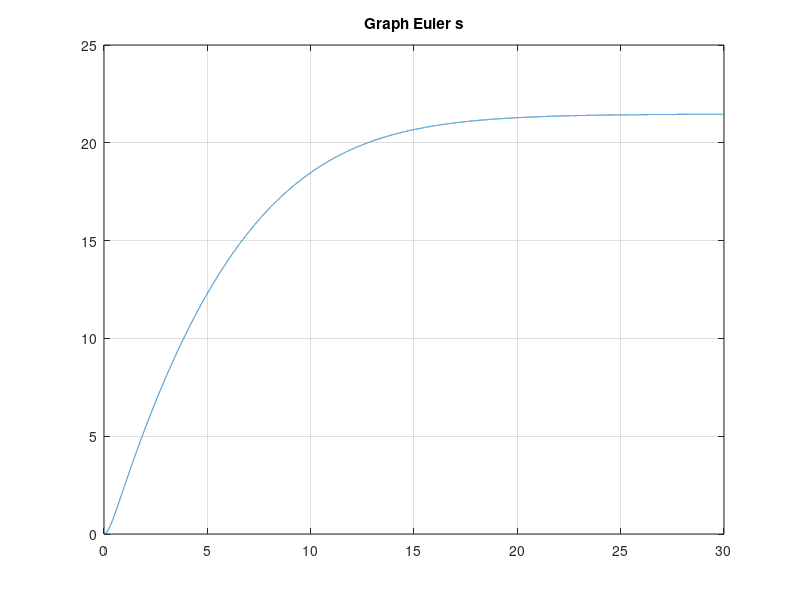
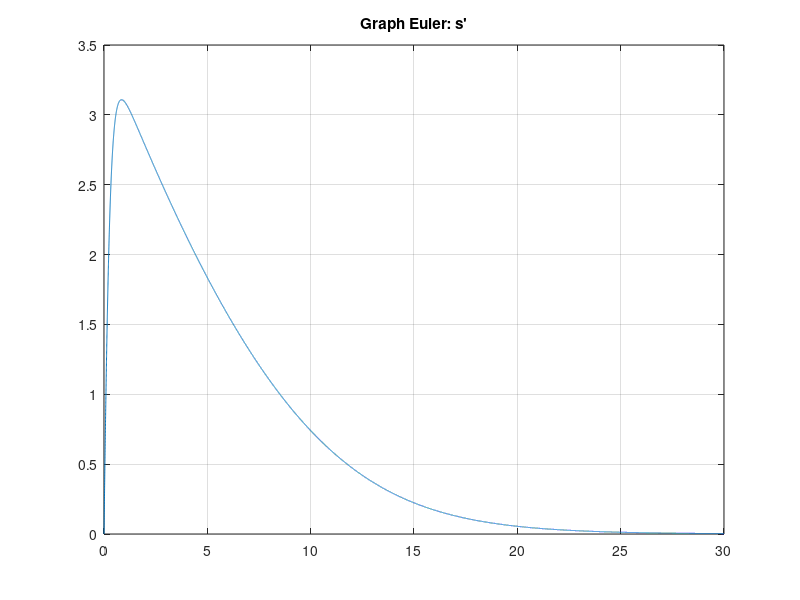
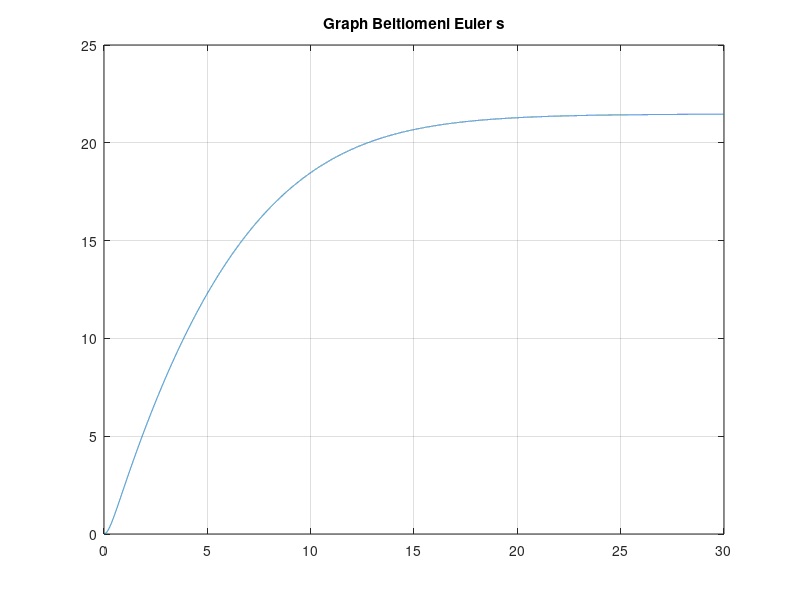
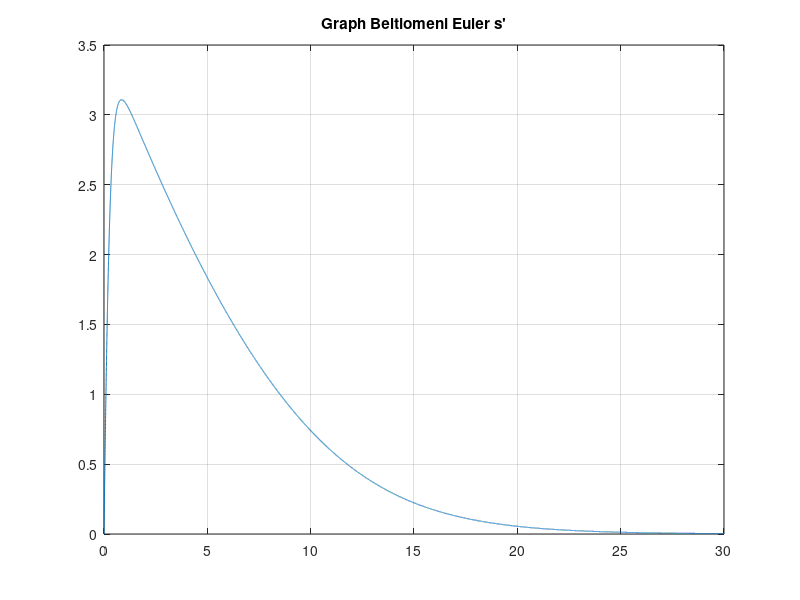

These figures' MATLAB source, in order:
clear all;


m=9;%kg
d=1;%metres
Iz=0.38;%kg*m^2

AM=4294;  

f1= AM/7000; 
f2= AM/7000; % sthn 1h periptwsh efarmosthke gia f2=AM/7000 enw sthn 2h periptwsh efarmozoume gia f2=AM/8000

btheta=5-(AM/5000);

Kps=5;
Kds=15 + AM/1000;
s0=0;
sdes=AM/200;

th0=0;

bs=3+(AM/5000);





h=0.001;
t=0:h:30;  

Z1=@(t,x,y) (y);
N2=@(t,x,y) (((Kps*(sdes-x)-Kds*y)-bs*abs(y)*y)/m);

i0=0

%Aplh Methodos tou Euler
%Dino Arkikes times 
x1(1) = s0;
y1(1) = th0;

i=length(t);

for n=1:i-1
    x1(n+1)=x1(n)+h*Z1(t(n),x1(n),y1(n));
    y1(n+1)=y1(n)+h*N2(t(n),x1(n),y1(n));
end

figure;
plot(t,x1)
grid
title('Graph Euler s');

figure;
plot(t,y1)
grid
title("Graph Euler: s'")


%Beltiomeni Methodo tou Euler
%Dino arxikes times sthn beltiomeni tou euler
x2(1)=s0;
y2(1)=th0;

for n=1:i-1
    x2(n+1)=x2(n)+(h/2)*(Z1(t(n),x2(n),y2(n))+Z1(t(n)+h,x2(n)+h*Z1(t(n),x2(n),y2(n)),y2(n)+h*N2(t(n),x2(n),y2(n))));
    y2(n+1)=y2(n)+(h/2)*(N2(t(n),x2(n),y2(n))+N2(t(n)+h,x2(n)+h*Z1(t(n),x2(n),y2(n)),y2(n)+h*N2(t(n),x2(n),y2(n))));
end




figure;
plot(t,x2)
grid
title('Graph Beltiomeni Euler s')



figure;
plot(t,y2)
grid
title("Graph Beltiomeni Euler s'")
